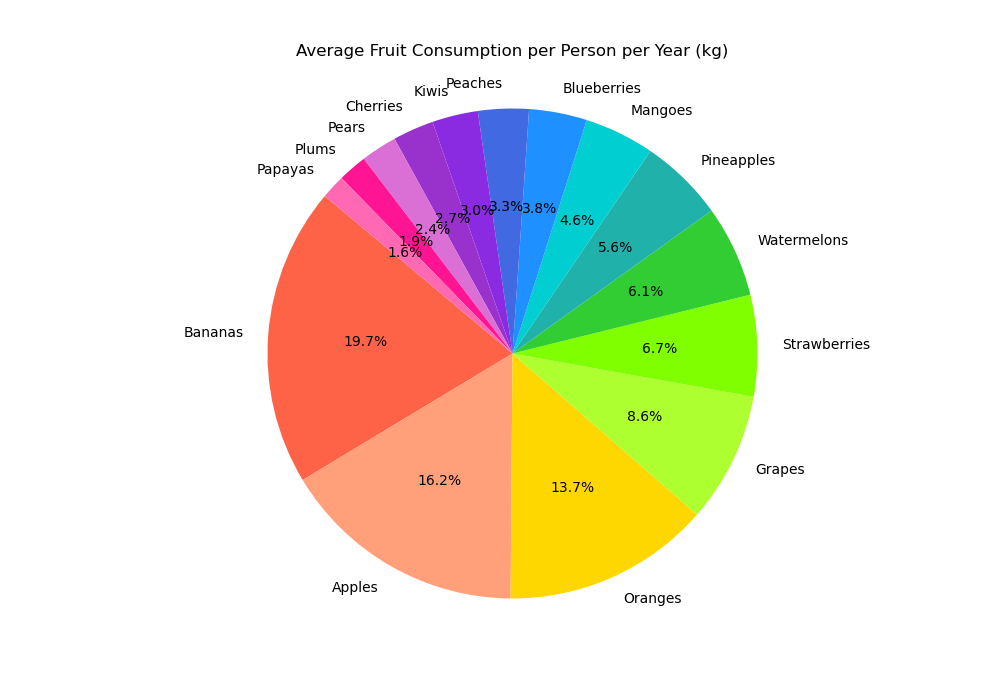

This chart was generated by the following Python code:

import matplotlib.pyplot as plt

# Data
fruits = ['Bananas', 'Apples', 'Oranges', 'Grapes', 'Strawberries', 
          'Watermelons', 'Pineapples', 'Mangoes', 'Blueberries', 'Peaches', 
          'Kiwis', 'Cherries', 'Pears', 'Plums', 'Papayas']
consumption = [12.4, 10.2, 8.6, 5.4, 4.2,
               3.8, 3.5, 2.9, 2.4, 2.1,
               1.9, 1.7, 1.5, 1.2, 1.0]

# Colors
colors = ['#FF6347', '#FFA07A', '#FFD700', '#ADFF2F', '#7FFF00',
          '#32CD32', '#20B2AA', '#00CED1', '#1E90FF', '#4169E1',
          '#8A2BE2', '#9932CC', '#DA70D6', '#FF1493', '#FF69B4']

# Pie chart
fig, ax = plt.subplots(figsize=(10, 7))  # Width, Height of the chart
ax.pie(consumption, labels=fruits, colors=colors, autopct='%1.1f%%', startangle=140)
ax.axis('equal')  # Equal aspect ratio ensures that pie is drawn as a circle.

plt.title('Average Fruit Consumption per Person per Year (kg)', pad=20)
plt.show()
